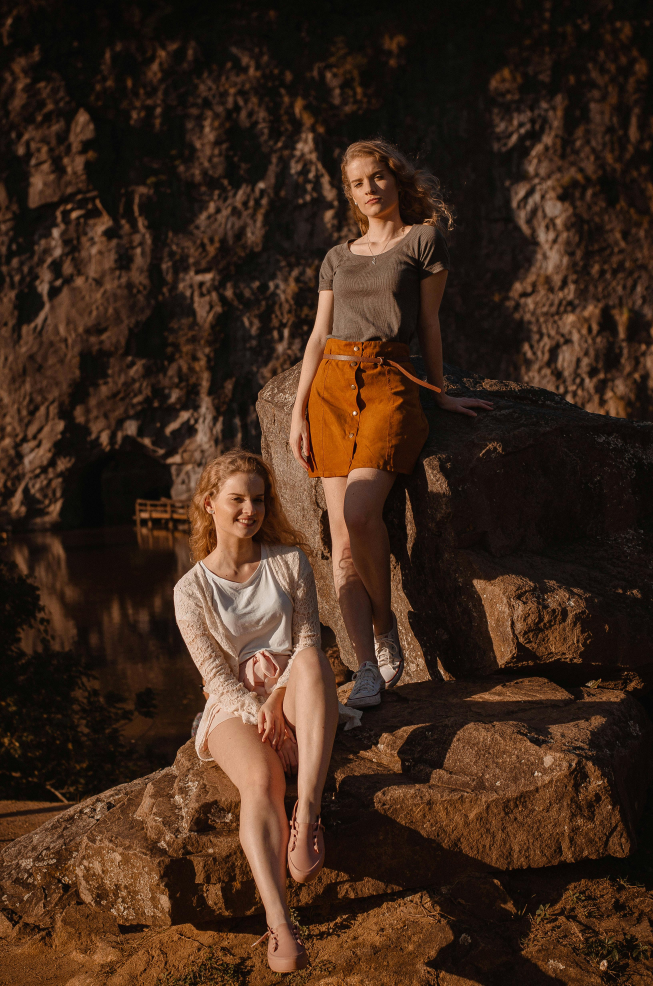
#> input picture images/img1.jpg, 3264 x 4928 px (shown at 1/5 size)
$ jupyter execute read_img_in_diff_channel.ipynb
#> lines starting #> are read from the running program, lines starting #| are printed output that depends on the picture
[cell 1]
import numpy as np
import cv2
import matplotlib as plt

[cell 2]
# default image channel as 1
image = cv2.imread("images/img1.jpg")
#> image is the input picture: shape (4928, 3264, 3); mean B, G, R 26.3, 40.5, 62.8
print(image.shape)
#| (4928, 3264, 3)
resize_img = cv2.resize(image,(500,300))
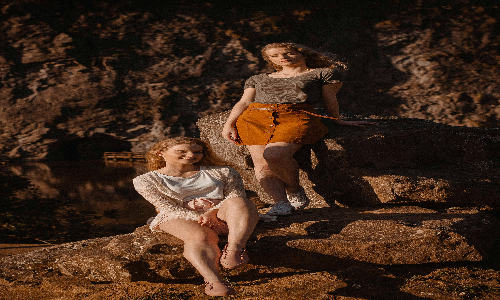
#> resize_img: shape (300, 500, 3); mean B, G, R 26.3, 40.4, 62.7
print(resize_img.shape)
#| (300, 500, 3)
cv2.imshow("image1",resize_img)
cv2.waitKey(0)
cv2.destroyAllWindows()

[cell 3]
# grayscale flag 0
image = cv2.imread("images/img1.jpg",0)
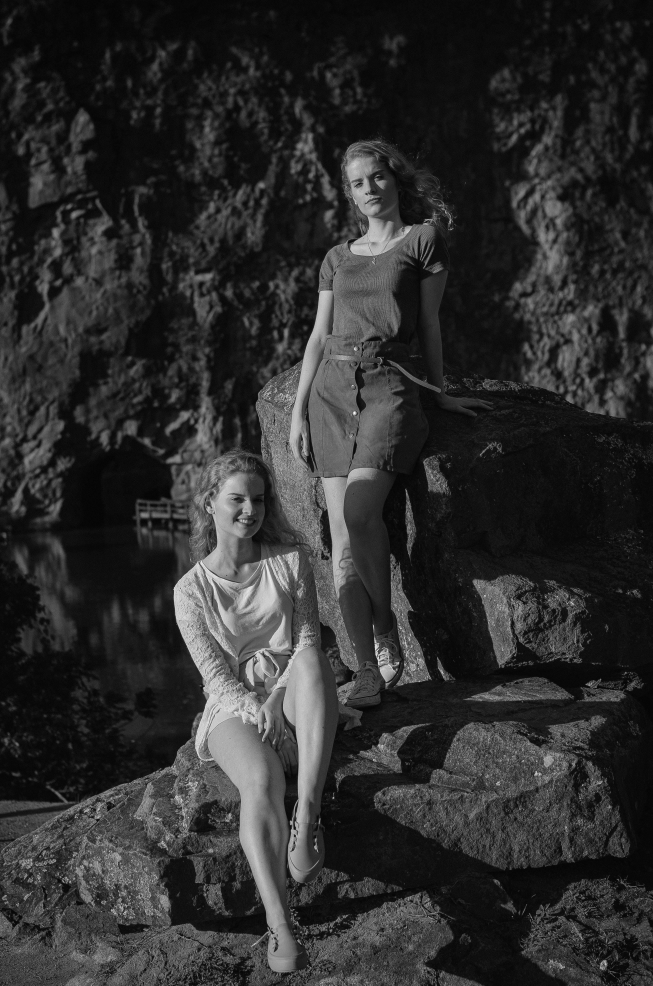
#> image: shape (4928, 3264) (shown at 1/5 size); min 0, max 255, mean 45.5
print(image.shape)
#| (4928, 3264)
resize_img = cv2.resize(image,(500,300))
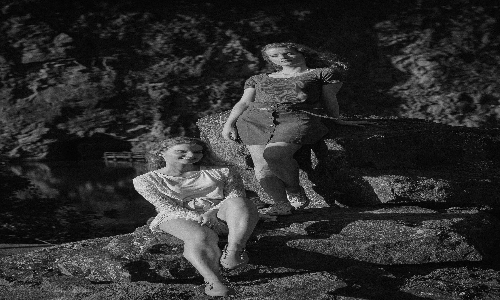
#> resize_img: shape (300, 500); min 0, max 244, mean 45.5
print(resize_img.shape)
#| (300, 500)
cv2.imshow("image1",resize_img)
cv2.waitKey(0)
cv2.destroyAllWindows()

[cell 4]
# unchanged flag -1
image = cv2.imread("images/img1.jpg",-1)
print(image.shape)
#| (4928, 3264, 3)
resize_img = cv2.resize(image,(500,300))
print(resize_img.shape)
#| (300, 500, 3)

$ run again, with images/img2.jpg copied over images/img1.jpg
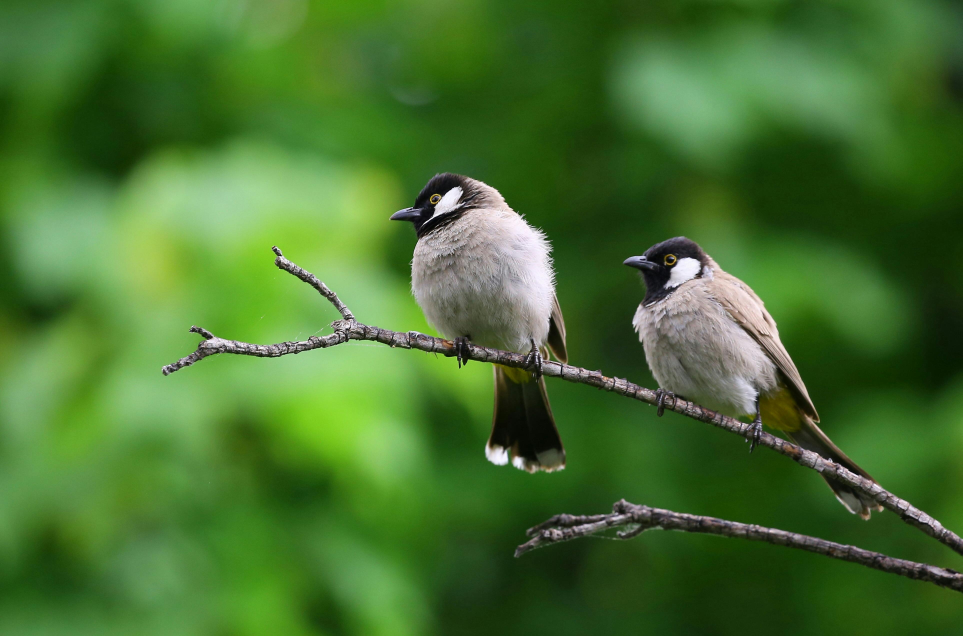
#> input picture images/img2.jpg, 3849 x 2544 px (shown at 1/4 size)
#> image is the input picture: shape (2544, 3849, 3); mean B, G, R 47.5, 112.7, 70.3
#| (2544, 3849, 3)
#| (300, 500, 3)
#> `image = cv2.imread("images/img1.jpg",0)`:
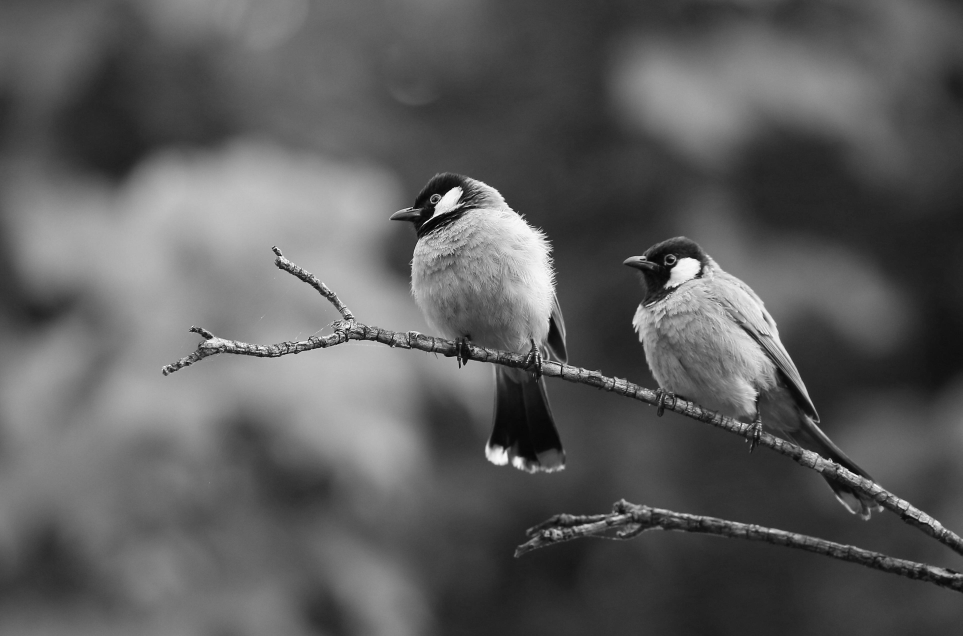
#> image: shape (2544, 3849) (shown at 1/4 size); min 0, max 255, mean 92.6
#| (2544, 3849)
#> `resize_img = cv2.resize(image,(500,300))`:
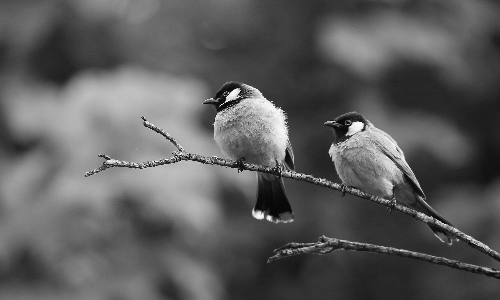
#> resize_img: shape (300, 500); min 1, max 254, mean 92.5
#| (300, 500)
#| (2544, 3849, 3)
#| (300, 500, 3)

$ run again, with images/img3.jpg copied over images/img1.jpg
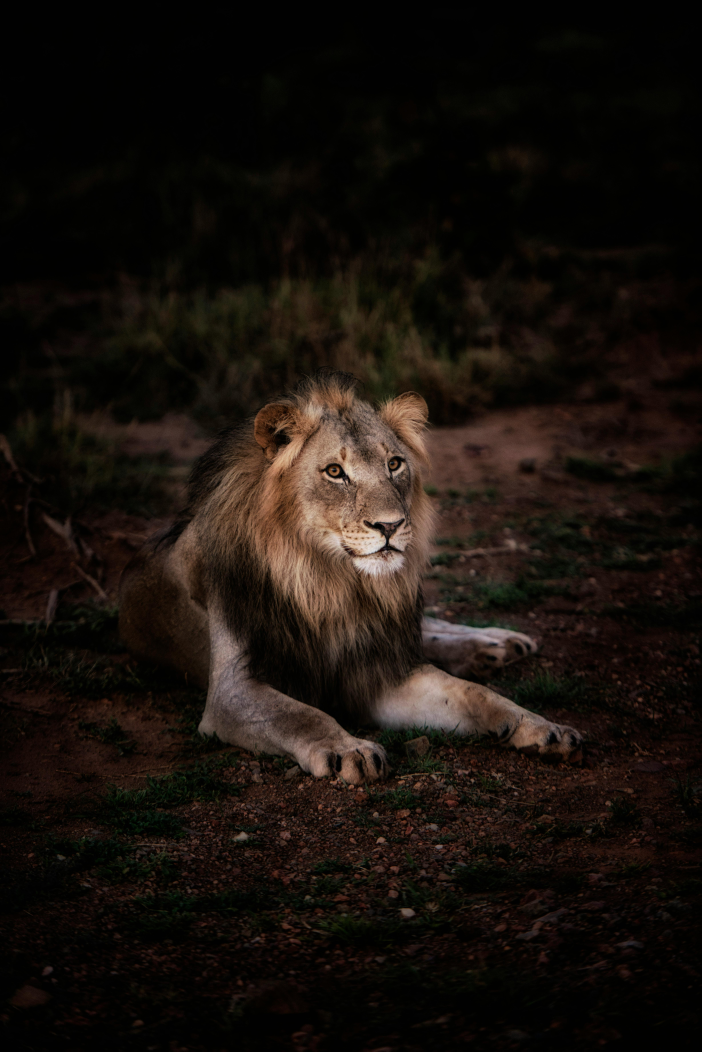
#> input picture images/img3.jpg, 4912 x 7360 px (shown at 1/7 size)
#| (7360, 4912, 3)
#| (300, 500, 3)
#> `image = cv2.imread("images/img1.jpg",0)`:
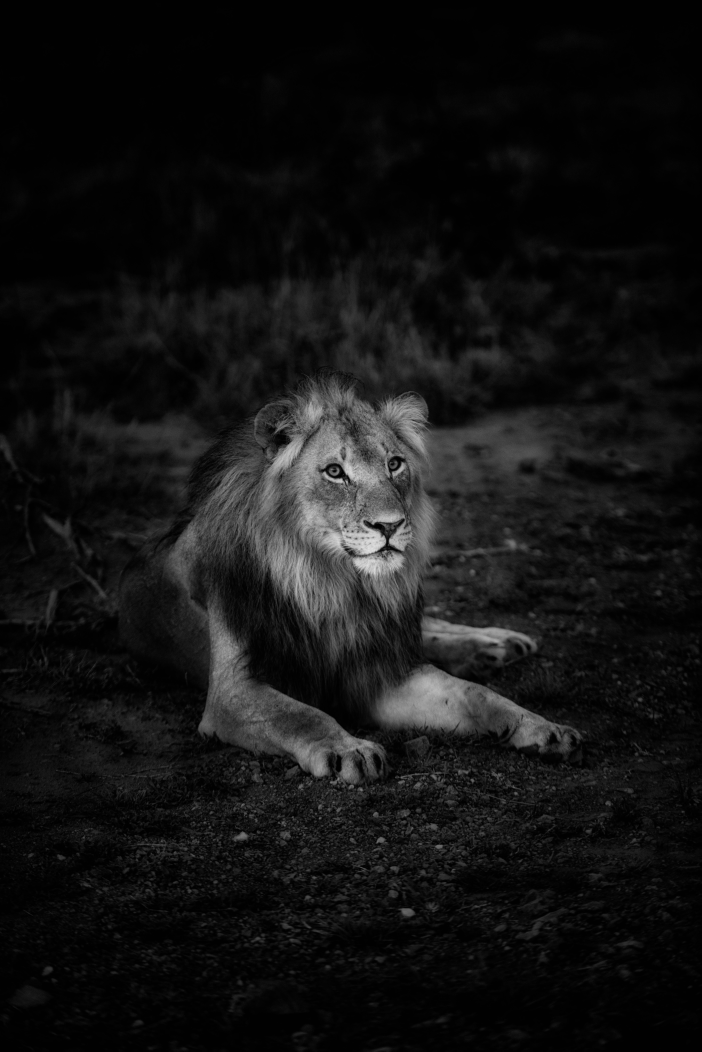
#> image: shape (7360, 4912) (shown at 1/7 size); min 0, max 235, mean 19.3
#| (7360, 4912)
#> `resize_img = cv2.resize(image,(500,300))`:
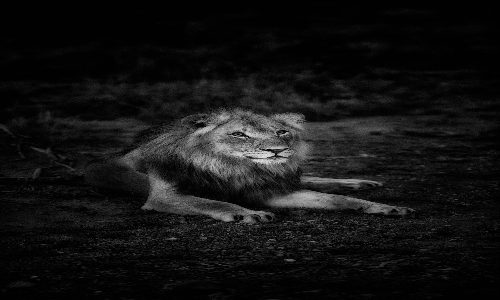
#> resize_img: shape (300, 500); min 0, max 225, mean 19.2
#| (300, 500)
#| (7360, 4912, 3)
#| (300, 500, 3)

$ run again, with images/img4.jpg copied over images/img1.jpg
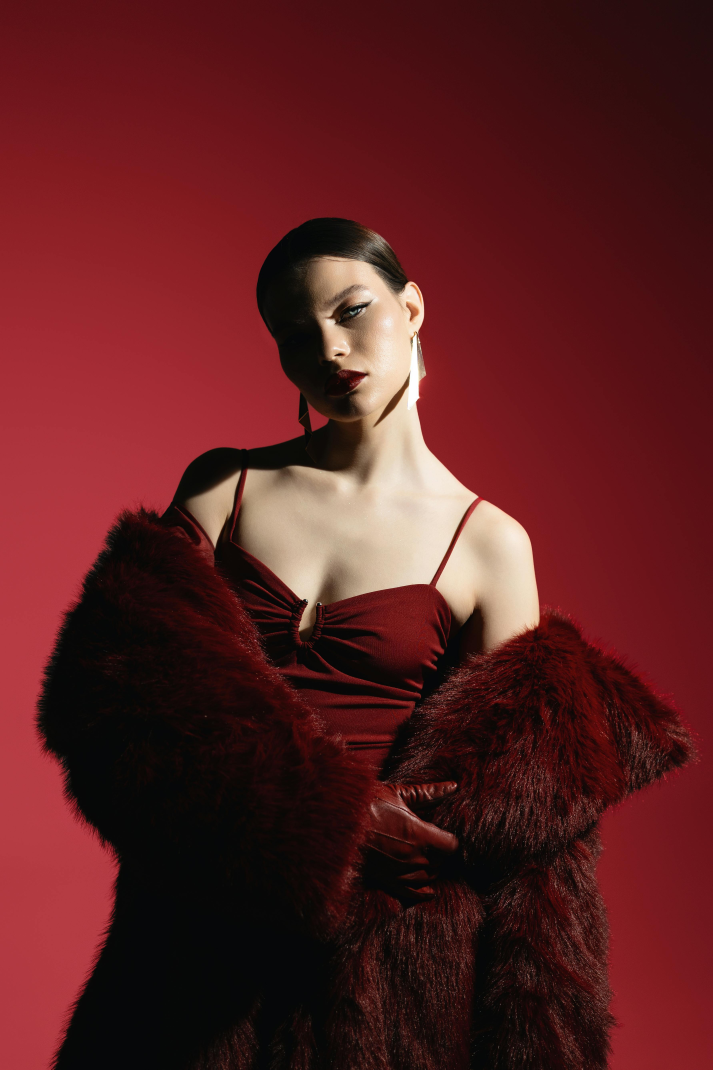
#> input picture images/img4.jpg, 3565 x 5348 px (shown at 1/5 size)
#> image is the input picture: shape (5348, 3565, 3); mean B, G, R 33.3, 32.4, 90.9
#| (5348, 3565, 3)
#| (300, 500, 3)
#> `image = cv2.imread("images/img1.jpg",0)`:
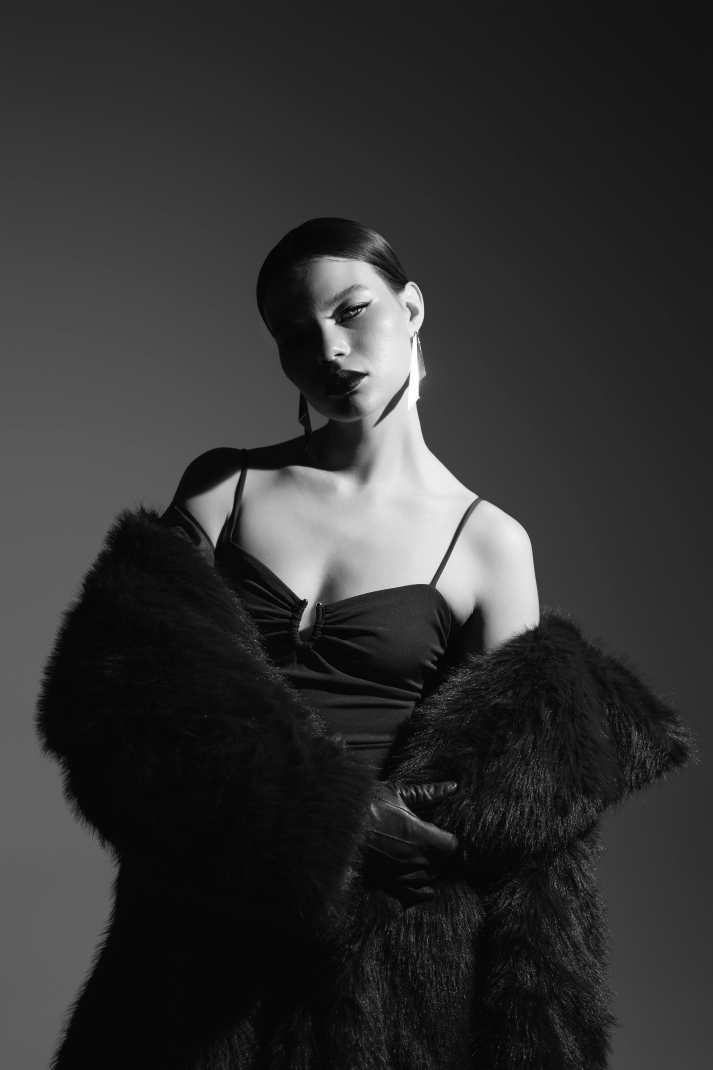
#> image: shape (5348, 3565) (shown at 1/5 size); min 0, max 255, mean 50
#| (5348, 3565)
#> `resize_img = cv2.resize(image,(500,300))`:
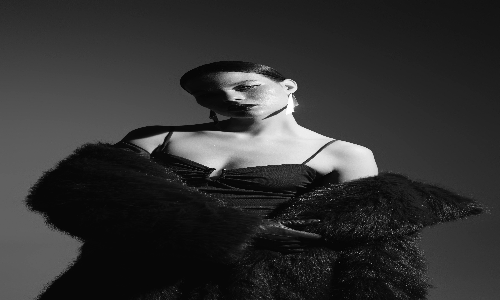
#> resize_img: shape (300, 500); min 2, max 255, mean 49.9
#| (300, 500)
#| (5348, 3565, 3)
#| (300, 500, 3)
